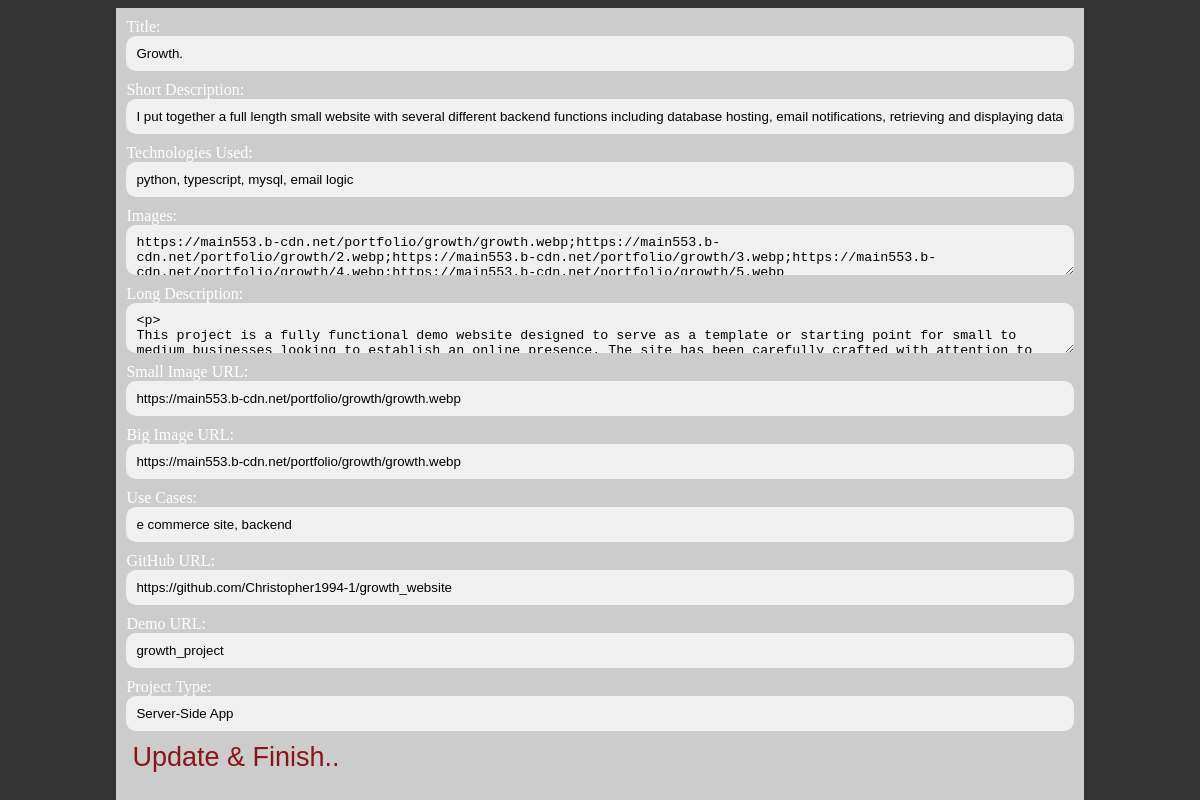
/update_project/10/, run on an earlier commit of the app's database.
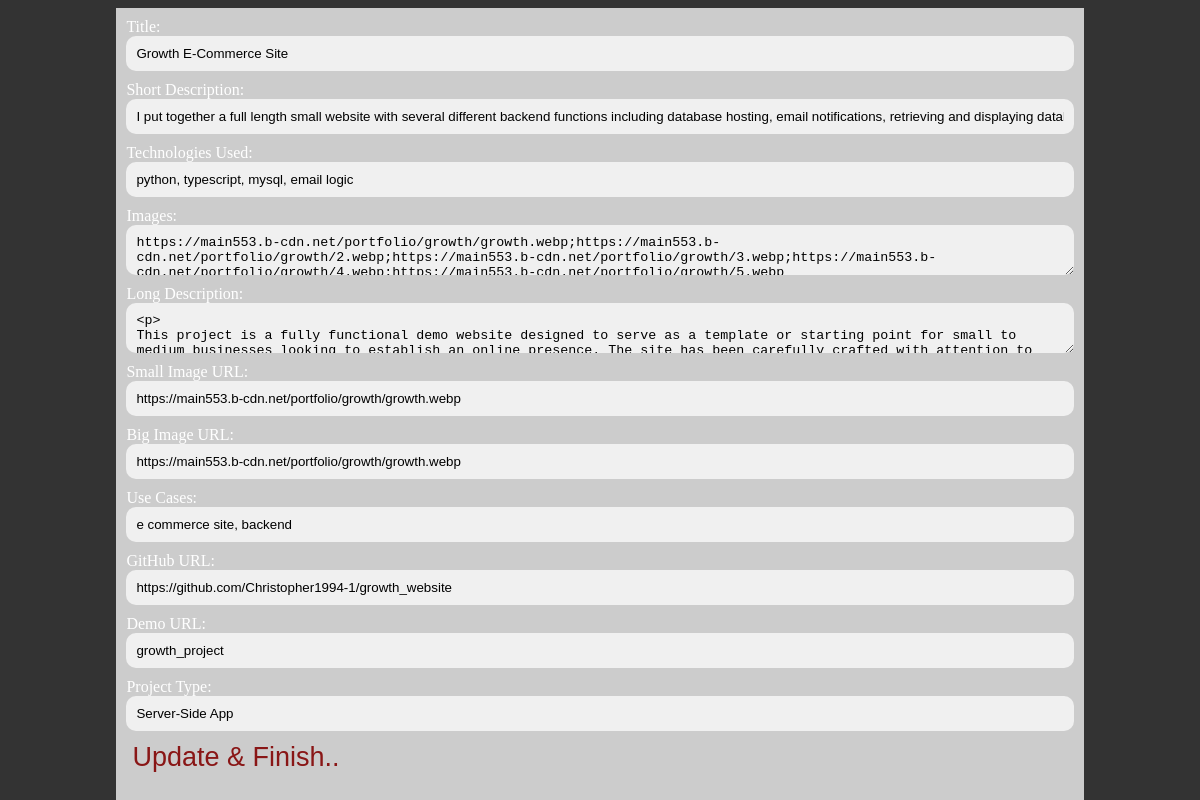
And on a later commit of the database.
### main_site/models.py (models this page shows, shortened)
class Projects(models.Model):
    title = models.CharField(max_length=255)
    short_description = models.TextField()
    technologies_used = models.TextField()
    imageCover_large = models.TextField(default='none')
    imageCover_small = models.TextField(default='none')
    images = models.TextField(default='none')
    demo_url = models.TextField(default='none')
    gitHub = models.TextField(default='none')
    long_description = models.TextField(default='none')
    has_video = models.TextField(default="none")
    video_url = models.TextField(default='none')
    site_url = models.TextField(default='none')
    project_type = models.TextField(default='none')
    use_cases = models.TextField(default='none')

### main_site/updating_projects.py (the view)
# urls.py: path('update_project/<str:project_id>/', updating_projects.update_project_are, name="update_project_are"),
def update_project_are(request, project_id):
    project_2_edit = models.Projects.objects.filter(id=project_id).first()
    project_title: str = project_2_edit.title
    project_short_d: str = project_2_edit.short_description
    technologies_used: str = project_2_edit.technologies_used
    images: str = project_2_edit.images
    demo_url: str = project_2_edit.demo_url
    gitHub: str = project_2_edit.gitHub
    long_description: str = project_2_edit.long_description
    project_type: str = project_2_edit.project_type
    use_cases: str = project_2_edit.use_cases
    imageCover_large: str = project_2_edit.imageCover_large
    imageCover_small: str = project_2_edit.imageCover_small
    context = {
        "title": project_title,
        "short_d": project_short_d,
        "technologies_used": technologies_used,
        "images": images,
        "long_d": long_description,
        "small_image_url": imageCover_small,
        "big_image_url": imageCover_large,
        "use_cases": use_cases,
        "github_url": gitHub,
        "demo_url": demo_url,
        "project_type": project_type,
        "project_id": project_2_edit.pk
    }
    return render(request, "pages/update_project.html", context)

### main_site/templates/pages/update_project.html (shortened to what this page needs)
<html lang="en">
<head>
    {% load static %}
    <link rel="stylesheet" href="{% static 'css/project_selection.css' %}">
</head>
<body style="background-color: #333;">
    <div class="project-container">
        <form action="{% url 'update_project_finished' %}" method="post" class="updateProjectClass">
            <div class="n_input">
                <label for="title">Title:</label>
                <input type="text" name="title" id="title" value="{{title}}">
            </div>
            <div class="n_input">
                <label for="short_d">Short Description:</label>
                <input type="text" name="short_d" id="short_d" value="{{short_d}}">
            </div>
            <div class="n_input">
                <label for="tech_used">Technologies Used:</label>
                <input type="text" name="tech_used" id="tech_used" value="{{technologies_used}}">
            </div>
            <div class="m_input">
                <label for="images">Images:</label>
                <textarea name="images" id="images" placeholder="{{images}}">{{images}}</textarea>
            </div>
            <div class="m_input">
                <label for="long_d">Long Description:</label>
                <textarea name="long_d" id="long_d" placeholder="{{long_d}}">{{long_d}}</textarea>
            </div>
            <div class="n_input">
                <label for="small_image_url">Small Image URL:</label>
                <input type="text" name="small_image_url" id="small_image_url" value="{{small_image_url}}">
            </div>
            <div class="n_input">
                <label for="big_image_url">Big Image URL:</label>
                <input type="text" name="big_image_url" id="big_image_url" value="{{big_image_url}}">
            </div>
            <div class="n_input">
                <label for="use_cases">Use Cases:</label>
                <input type="text" name="use_cases" id="use_cases" value="{{use_cases}}">
            </div>
            <div class="n_input">
                <label for="github_url">GitHub URL:</label>
                <input type="text" name="github_url" id="github_url" value="{{github_url}}">
            </div>
            <div class="n_input">
                <label for="demo_url">Demo URL:</label>
                <input type="text" name="demo_url" id="demo_url" value="{{demo_url}}">
            </div>
            <div class="n_input">
                <label for="project_type">Project Type:</label>
                <input type="text" name="project_type" id="project_type" value="{{project_type}}">
            </div>
            <button type="submit">Update & Finish..</button>
        </form>
    </div>
</body>
</html>

What changed in the data, as far as the page shows it:
changed Projects "python, typescript, mysql, email logic": title "Growth." → "Growth E-Commerce Site"
